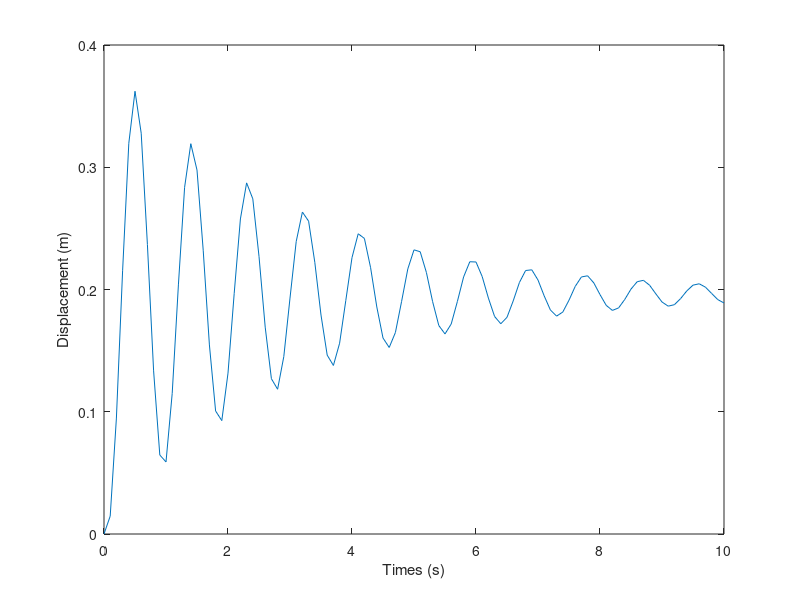

Write the MATLAB code that produced this figure.
% 基盤面の加速度 (G)
a = ones(1, 101);

% 初期条件入力 =0G
a(1) = 0;

% 基盤面の加速度 (m/s2)
a = a*9.81;

% 時刻t
t = (0:0.1:10);

plot(t, a)
xlabel('Time (s)')
ylabel('Ground acceleration (m/s2)')



% 時間増分（s） delta_t
delta_t = diff(t);

% ステップ数 nt
[mt, nt] = size(t);

% 質量m（kg）
m = 2*10^6;

% バネ定数（N/m）
k = 1*10^8;

% 減衰定数、土木構造物は0.02-0.05
gzai = 0.05;




% 減衰係数c
c = 2 * gzai * (m*k)^0.5;



% 外力増分 delt_p
delta_p = m * diff(a);

t2 = (0:0.1:9.9);

plot(t2, delta_p)
xlabel('Time (s)')
ylabel('Increment of external force (N)')

% Newmark-beta法
beta = 1/6; gamma = 1/2;


% ------- 初期化 -------%

% 変位（m）
x = zeros(1, nt);

% 速度（m/s）
xd = zeros(1, nt);

% 加速度（m/s2）
x2d = zeros(1, nt);

% ----------------------%


for n=1:nt-1

    dt = delta_t(n);
    dp = delta_p(n);

    A = m/(beta*dt^2)+gamma*c/(beta*dt)+k;

    B = (m/(beta*dt)+gamma*c/beta)*xd(n)...
          +(m/(2*beta)-dt*c*(1-gamma/(2*beta)))*x2d(n)...
          +dp;

    delta_x = B/A;   % 変位増分


    % 変位増分から速度、加速度の増分を計算

    delta_x_2d = delta_x / (beta*dt^2) - xd(n) / (beta*dt) - x2d(n) / (2*beta);

    delta_x_d = gamma / (beta*dt) * delta_x - gamma / beta * xd(n) ...
                + (1 - gamma / (2*beta)) * dt * x2d(n);

    % 次ステップの変位
    x(n+1) = x(n) + delta_x;

    % 次ステップの速度
    xd(n+1) = xd(n) + delta_x_d;

    % 次ステップの加速度
    x2d(n+1) = x2d(n) + delta_x_2d;

end

x_max = max(x)
x_min = min(x)

plot(t, x)
xlabel('Times (s)')
ylabel('Displacement (m)');

print -dpng ./09/figure09-1

plot(t, xd)
xlabel('Times (s)')
ylabel('Velocity (m/s)');

plot(t, x2d)
xlabel('Times (s)')
ylabel('Acceleration (m/s2)');






